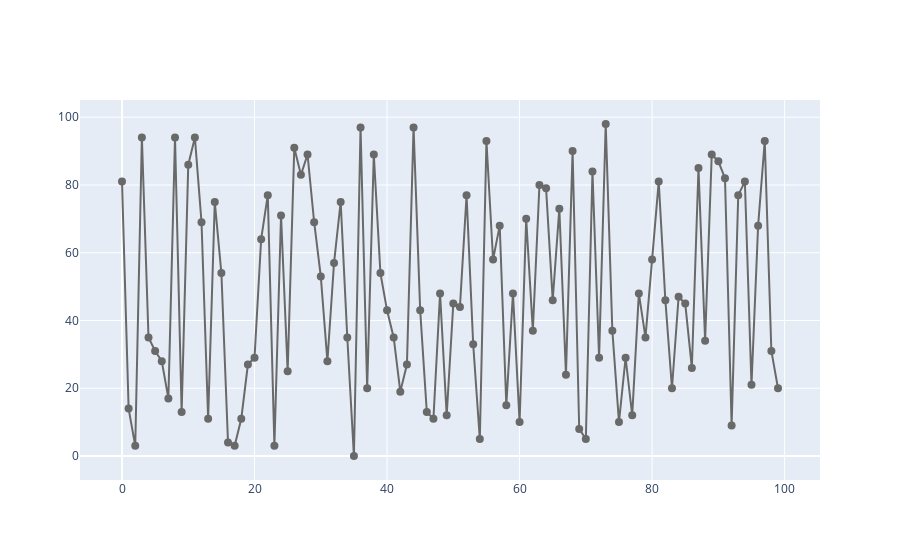

Notebook cell for this chart:
### Code cell
go.Figure(go.Scatter(
    y=df['data'],
    x=df['sequence'],
    mode='lines+markers',
    marker=dict(
        size=8,
        color='dimgrey'
    )
))

### Figure 1 — Plotly figure (JSON) as saved in the notebook; plotly's stock layout.template omitted (floating-point values rounded to 4 significant figures)
{"data": [{"marker": {"color": "dimgrey", "size": 8}, "mode": "lines+markers", "type": "scatter", "x": [0, 1, 2, 3, 4, 5, 6, 7, 8, 9, 10, 11, 12, 13, 14, 15, 16, 17, 18, 19, 20, 21, 22, 23, 24, 25, 26, 27, 28, 29, 30, 31, 32, 33, 34, 35, 36, 37, 38, 39, 40, 41, 42, 43, 44, 45, 46, 47, 48, 49, 50, 51, 52, 53, 54, 55, 56, 57, 58, 59, 60, 61, 62, 63, 64, 65, 66, 67, 68, 69, 70, 71, 72, 73, 74, 75, 76, 77, 78, 79, 80, 81, 82, 83, 84, 85, 86, 87, 88, 89, 90, 91, 92, 93, 94, 95, 96, 97, 98, 99], "y": [81, 14, 3, 94, 35, 31, 28, 17, 94, 13, 86, 94, 69, 11, 75, 54, 4, 3, 11, 27, 29, 64, 77, 3, 71, 25, 91, 83, 89, 69, 53, 28, 57, 75, 35, 0, 97, 20, 89, 54, 43, 35, 19, 27, 97, 43, 13, 11, 48, 12, 45, 44, 77, 33, 5, 93, 58, 68, 15, 48, 10, 70, 37, 80, 79, 46, 73, 24, 90, 8, 5, 84, 29, 98, 37, 10, 29, 12, 48, 35, 58, 81, 46, 20, 47, 45, 26, 85, 34, 89, 87, 82, 9, 77, 81, 21, 68, 93, 31, 20]}], "layout": {}}
